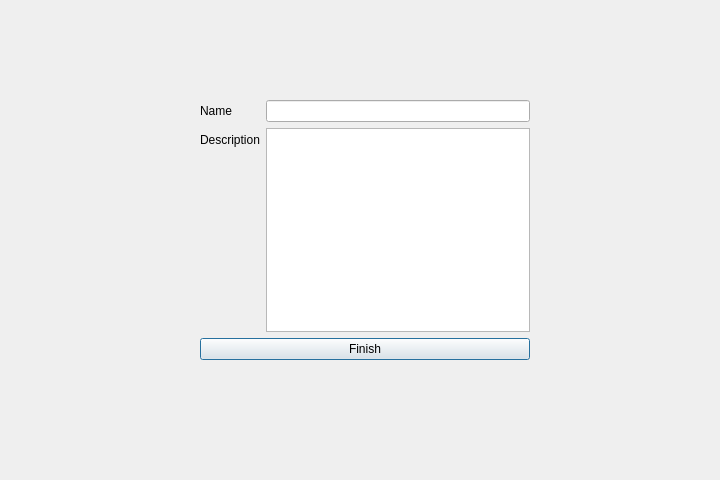
<?xml version="1.0" encoding="UTF-8"?>
<ui version="4.0">
 <class>SignUp_apply</class>
 <widget class="QDialog" name="SignUp_apply">
  <property name="geometry">
   <rect>
    <x>0</x>
    <y>0</y>
    <width>720</width>
    <height>480</height>
   </rect>
  </property>
  <property name="windowTitle">
   <string>Dialog</string>
  </property>
  <widget class="QWidget" name="">
   <property name="geometry">
    <rect>
     <x>200</x>
     <y>100</y>
     <width>330</width>
     <height>260</height>
    </rect>
   </property>
   <layout class="QVBoxLayout" name="verticalLayout">
    <item>
     <layout class="QFormLayout" name="formLayout">
      <item row="0" column="0">
       <widget class="QLabel" name="label_name">
        <property name="text">
         <string>Name</string>
        </property>
       </widget>
      </item>
      <item row="0" column="1">
       <widget class="QLineEdit" name="lineEdit_name"/>
      </item>
      <item row="1" column="0">
       <widget class="QLabel" name="label_description">
        <property name="text">
         <string>Description</string>
        </property>
       </widget>
      </item>
      <item row="1" column="1">
       <widget class="QTextEdit" name="textEdit_description"/>
      </item>
     </layout>
    </item>
    <item>
     <widget class="QPushButton" name="pushButton_finish">
      <property name="text">
       <string>Finish</string>
      </property>
     </widget>
    </item>
   </layout>
  </widget>
 </widget>
 <resources/>
 <connections/>
</ui>
